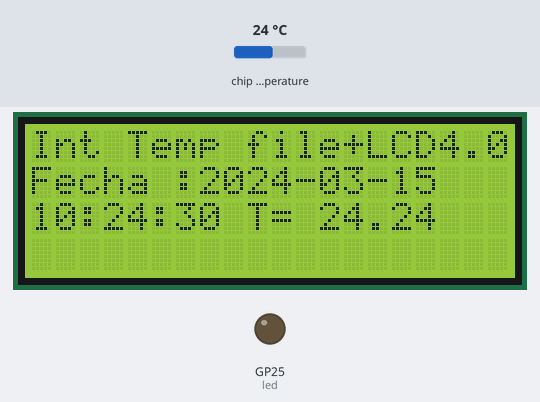
The program below on a simulated Raspberry Pi Pico running MicroPython. On the bench: 20×4 character LCD, output pins drawn as LEDs (lit = HIGH). Inputs (shaded band) come from the test bench; at power-on: chip temperature 24 °C. The clock reads 2024-03-15 10:24:30 at power-on unless the program sets it; files the program writes start out absent; what the program prints to the serial console is not drawn.

Above: at 1.2 s.
1.3 s: chip temperature set to 1 °C
At 11.3 s:
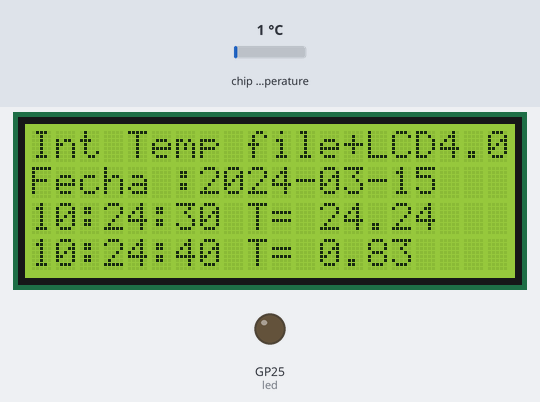
11.7 s: chip temperature set to 11 °C
At 20.9 s:
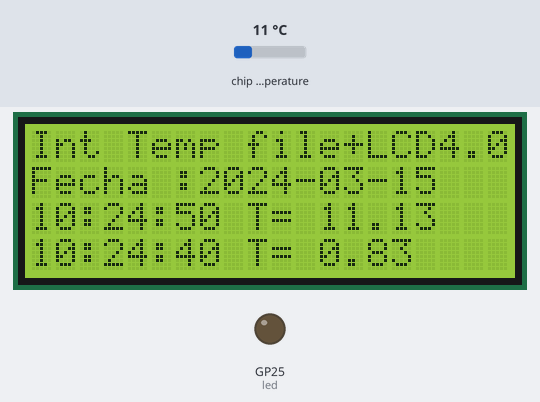
21.8 s: chip temperature set to 22 °C
At 31.0 s:
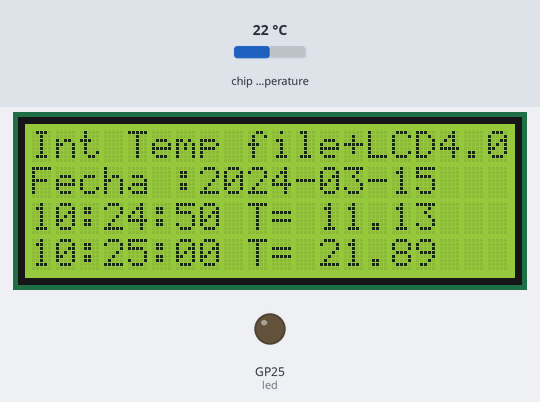
Timing chart, 0 to 32.5 s (numbered marks = the images above; inputs shaded):
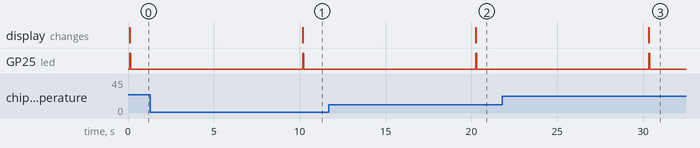

Measured:
- after the input at 1.3 s, the display: changes after 8.9 s (image 1)
- after the input at 11.7 s, the display: changes after 8.6 s (image 2)
- after the input at 21.8 s, the display: changes after 8.5 s (image 3)

The program:

BMMR_CL22_ADC_temp_LCD_file_4_0.py
```python
# Hardware platform: Pico W & Pico
# Author : JC Santamaria
# Date : 2023 - 5 - 11
# Goal : Internal temperature sensor reading & logging in a file
# Learning Target : Analog digital converter basic + file handling IMPROVED
# Ref : Get started with MicroPython on Raspberry Pi Pico, cap 9 Data logger IMPROVED
# 1.1. -> 2.0 file open with "with"+ + led internal on->off when writing file
# 2.0 --> 3.0 : time stamp with internal clock RTC +
# 4.0 -> add LCD
# ATETTION : RTC is well initialised by Thonny, but badly if pico runs independently
# TO DO´s
# a- Funcionado de forma aislada añadir pulsador para hacer un efecto = ctrl+C
# b- puede haber un pequeño error en el cambio de fecha si ocurre en lin3
# b-> incluir el bucle for escritura de lin1,2 y 3 en cada lectura + almacenar las 2 ultimas lecturas

# Im- Import the required libraries
from machine import ADC, RTC, Pin, I2C
from time import sleep
from lcd_api import LcdApi
from pico_i2c_lcd import I2cLcd

# IB- Informative block - start
p_ucontroler = "Pico W & Pico _"
p_keyOhw = "None"
p_project = "Internal Temperature show & LCD + logging with timestamp in a file"
p_version = "4.0"
print(f"Microcontroler: {p_ucontroler} - Key other HW : {p_keyOhw}")
print(f"Program: {p_project} - Version: {p_version}")
# Informative block - end

# 0- Creacion de Objetos
# 0.1- Crea el objeto sensor de temperatura asociado al ADC interno 4 = CORE_TEMP
SensorTemp = ADC(ADC.CORE_TEMP)
DE_U16_aVOLTIOS = 3.3 / (65535)

# 0.2- Crea el objeto Contador en tiempo real con el RTC interno del Pico,
# Thonny lo inicializa con el reloj del PC , sino inicializado mal a 2021
rtc = RTC()

# 0.3- Crea el objeto Led interno para hacer un breve parpadeo al escribir un registro
led = Pin('LED', Pin.OUT)
led.off()

# 0.4- Crea el objeto LCD
# Usa las configuraciones por defecto I2C0  I2C(0, scl=Pin(5), sda=Pin(4), freq=400_000)
i2c = I2C(0, scl=Pin(5), sda=Pin(4), freq=400_000)
lcd = I2cLcd(i2c, 0x3E, 4, 20)

# START FUNCTIONS -----------
# F.1 - Stores in a file 1 sensor reading + a timestamp
def log_sensor1(timeFormated, sensReading):
    """Guarda añadiendo en un fichero el valor leido de un sensor + una marca de tiempo
        Parametros:
            timeFormated : Marca de tiempo ya formatada
            sensReading : lectura del sensor ya formatada
        Retorno: Nada
    """
    tt = f"{timeFormated},{sensReading}"
    # print(tt)
    with open("log_temp.log", "at", encoding="utf-8") as f:
        f.write(tt + "\n")

# END FUNCTIONS -----------

# 1- (Programa principal) - Presentacion en LCD
lcd.clear()
lcd.move_to(0,0)
lcd.putstr("Int Temp file+LCD"+p_version)

# 2- Try - Except :
try:
    while True: # -3 Bucle de lectura y escritura en fichero
        tsf = rtc.datetime() # -3.1 obtine la fecha + la escribe en LCD lin1
        fechaFormato = f"Fecha :{tsf[0]:04d}-{tsf[1]:02d}-{tsf[2]:02d}"
        lcd.move_to(0,1)
        lcd.putstr(fechaFormato)
        for l in range(2,4): # -3.2 bucle for para scroll de las 2 ultimas lineas LCD
            voltios = SensorTemp.read_u16() * DE_U16_aVOLTIOS
            temperatura = 27 - (voltios - 0.706)/0.001721 # obtiene la temperatura
            tsf =rtc.datetime() # -3.2.1 obtine hora en este momento+escribe en LCD
            lcd.move_to(0,l)
            lcd.putstr(f"{tsf[4]:02d}:{tsf[5]:02d}:{tsf[6]:02d} T= {temperatura:.2f}")
            tiempoFormato = f"{tsf[0]:04d}-{tsf[1]:02d}-{tsf[2]:02d},{tsf[4]:02d}:{tsf[5]:02d}:{tsf[6]:02d}"
            print(f"Tiempo: {tiempoFormato} , Temperatura leida = {temperatura:.2f} ºC")

            # -3.2.2 Graba la temperatura con una marca de tiempo
            log_sensor1(tiempoFormato, f"{temperatura:02.02f}")
            led.on() # -3.2.4 visualiza con un breve flash con la escritura de un registro en fichero log
            sleep(0.05)
            led.off()

            # -3.2.5 espera 10 segundos hasta la siguiente lectura
            sleep(10)

except KeyboardInterrupt: # -2.2 si CTRL+C se presiona - > limpiar display
    lcd.clear()
```
